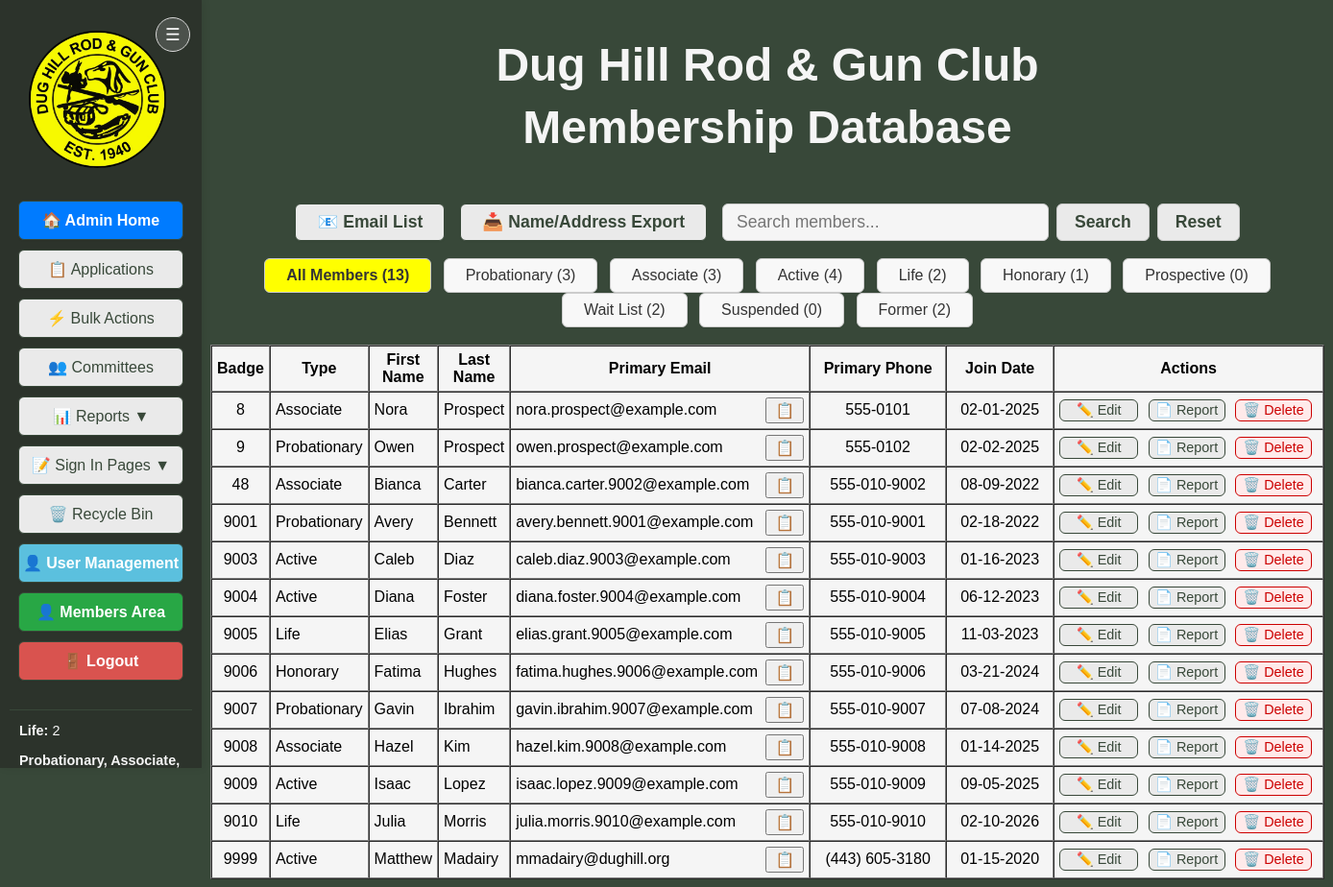
The page / (signed in) on the database its author committed.
### tables this page shows
CREATE TABLE members (
			id INTEGER PRIMARY KEY AUTOINCREMENT,
			badge_number TEXT,
			membership_type TEXT,
			first_name TEXT NOT NULL,
			middle_name TEXT,
			last_name TEXT NOT NULL,
			suffix TEXT,
			nickname TEXT,
			dob TEXT,
			email TEXT,
			email2 TEXT,
			phone TEXT,
			phone2 TEXT,
			address TEXT,
			city TEXT,
			state TEXT,
			zip TEXT,
			join_date TEXT,
			sponsor TEXT,
			card_internal TEXT,
			card_external TEXT,
			deleted INTEGER DEFAULT 0,
			deleted_on TEXT
		, member_notes TEXT, application_submitted TEXT, introduced_date TEXT, background_check_submitted TEXT, background_check_passed TEXT, qualifications TEXT, new_member_orientation_completed INTEGER DEFAULT 0, new_member_orientation_date TEXT);

### DH_DB_Webapp/app.py (the view)
@app.route('/', methods=['GET'])
@login_required
def index():
	if current_user.is_admin_or_bdfl():
		search = request.args.get('search', '').strip()
		member_type = request.args.get('member_type', 'All Members')
		all_members = database.get_all_members()
		if member_type and member_type != 'All Members':
			members = [m for m in all_members if m['membership_type'] == member_type]
		else:
			members = [m for m in all_members if m['membership_type'] in ['Probationary', 'Associate', 'Active', 'Life', 'Honorary']]
		if search:
			search_lower = search.lower()
			def member_matches(m):
				return any(search_lower in str(m[col]).lower() if m[col] is not None else False for col in m.keys())
			members = [m for m in members if member_matches(m)]
		member_types_list = ["All Members", "Probationary", "Associate", "Active", "Life", "Honorary", "Prospective", "Wait List", "Suspended", "Former"]
		member_counts = {}
		for mt in member_types_list:
			if mt == "All Members":
				member_counts[mt] = len([m for m in all_members if m['membership_type'] in ['Probationary', 'Associate', 'Active', 'Life', 'Honorary']])
			else:
				member_counts[mt] = len([m for m in all_members if m['membership_type'] == mt])
		member_stats = get_member_stats()
		applications = database.get_all_applications(status='pending')
		pending_applications = get_pending_application_count()
		return render_template('index.html', members=members, search=search, member_type=member_type, member_types=member_types_list, member_counts=member_counts, active_page='home', member_stats=member_stats, applications=applications, pending_applications=pending_applications)
	else:
		member = database.get_member_by_email(current_user.email)
		if member:
			return member_dashboard()
		else:
			return render_template('member_dashboard.html', member=None, active_page='dashboard')

### DH_DB_Webapp/templates/index.html (shortened to what this page needs)
<!DOCTYPE html>
<html>
<head>
</head>
<body style="background-color:#384839; font-family:Arial, Helvetica, sans-serif;">
    <div style="display:flex; flex-direction:row;">
        <div id="mainSidebar" class="side-menu">
            <button type="button" class="sidebar-toggle" aria-label="Toggle sidebar" onclick="toggleSidebar()">☰</button>
            <img src="{{ url_for('static', filename='Main_Logo-removebg-preview.png') }}" alt="Main Logo" style="height:143px; margin-top:-88px; margin-left:-8px; margin-bottom:34px;">
            <a href="{{ url_for('admin_dashboard') }}" style="width:170px; display:inline-block; padding:10px 0; margin-bottom:10px; border-radius:6px; border:1px solid #384839; background-color:#007bff; color:#ffffff; text-decoration:none; font-weight:bold; font-size:1em; font-family:Arial, Helvetica, sans-serif; box-shadow:0 1px 2px rgba(0,0,0,0.04); text-align:center;">🏠 Admin Home</a>
            {% if current_user.is_admin_or_bdfl() %}
            <a href="{{ url_for('admin_applications') }}" class="{{ 'active-menu' if active_page == 'admin_applications' else '' }}" style="width:170px; display:inline-block; padding:10px 0; margin-bottom:10px; border-radius:6px; border:1px solid #384839; background-color:#eaeaea; color:#384839; text-decoration:none; font-weight:{{ 'bold' if active_page == 'admin_applications' else 'normal' }}; font-size:1em; font-family:Arial, Helvetica, sans-serif; box-shadow:0 1px 2px rgba(0,0,0,0.04); text-align:center; position:relative;">📋 Applications</a>
            {% endif %}
            <a href="{{ url_for('bulk_actions') }}" class="{{ 'active-menu' if active_page == 'bulk_actions' else '' }}" style="width:170px; display:inline-block; padding:10px 0; margin-bottom:10px; border-radius:6px; border:1px solid #384839; background-color:#eaeaea; color:#384839; text-decoration:none; font-weight:{{ 'bold' if active_page == 'bulk_actions' else 'normal' }}; font-size:1em; font-family:Arial, Helvetica, sans-serif; box-shadow:0 1px 2px rgba(0,0,0,0.04); text-align:center;">⚡ Bulk Actions</a>
            <a href="{{ url_for('committees') }}" class="{{ 'active-menu' if active_page == 'committees' else '' }}" style="width:170px; display:inline-block; padding:10px 0; margin-bottom:10px; border-radius:6px; border:1px solid #384839; background-color:#eaeaea; color:#384839; text-decoration:none; font-weight:{{ 'bold' if active_page == 'committees' else 'normal' }}; font-size:1em; font-family:Arial, Helvetica, sans-serif; box-shadow:0 1px 2px rgba(0,0,0,0.04); text-align:center;">👥 Committees</a>
            <div class="menu-toggle" onclick="toggleSubmenu()" style="width:170px; display:inline-block; padding:10px 0; margin-bottom:10px; border-radius:6px; border:1px solid #384839; background-color:#eaeaea; color:#384839; text-decoration:none; font-weight:normal; font-size:1em; font-family:Arial, Helvetica, sans-serif; box-shadow:0 1px 2px rgba(0,0,0,0.04); text-align:center;">
                📊 Reports <span id="submenu-arrow">▼</span>
            </div>
            <div class="menu-toggle" onclick="toggleSignInSubmenu()" style="width:170px; display:inline-block; padding:10px 0; margin-bottom:10px; border-radius:6px; border:1px solid #384839; background-color:#eaeaea; color:#384839; text-decoration:none; font-weight:normal; font-size:1em; font-family:Arial, Helvetica, sans-serif; box-shadow:0 1px 2px rgba(0,0,0,0.04); text-align:center; cursor:pointer;">
                📝 Sign In Pages <span id="signin-submenu-arrow">▼</span>
            </div>
            <a href="{{ url_for('recycle_bin') }}" class="{{ 'active-menu' if active_page == 'recycle_bin' else '' }}" style="width:170px; display:inline-block; padding:10px 0; margin-bottom:10px; border-radius:6px; border:1px solid #384839; background-color:#eaeaea; color:#384839; text-decoration:none; font-weight:{{ 'bold' if active_page == 'recycle_bin' else 'normal' }}; font-size:1em; font-family:Arial, Helvetica, sans-serif; box-shadow:0 1px 2px rgba(0,0,0,0.04); text-align:center;">🗑️ Recycle Bin</a>
            {% if current_user.is_admin_or_bdfl() %}
            <a href="{{ url_for('admin_users') }}" class="{{ 'active-menu' if active_page == 'admin_users' else '' }}" style="width:170px; display:inline-block; padding:10px 0; margin-bottom:10px; border-radius:6px; border:1px solid #384839; background-color:{{ '#5bc0de' if active_page != 'admin_users' else 'rgb(255,255,0)' }}; color:{{ '#ffffff' if active_page != 'admin_users' else '#000000' }}; text-decoration:none; font-weight:bold; font-size:1em; font-family:Arial, Helvetica, sans-serif; box-shadow:0 1px 2px rgba(0,0,0,0.04); text-align:center; position:relative;">
                <span style="display: flex; align-items: center; width: 100%; justify-content: center; text-align: center;">
                    <span style="display:inline-block; vertical-align:middle;">👤 User Management</span>
                </span>
            </a>
            {% endif %}
            <a href="{{ url_for('member_dashboard') }}" style="width:170px; display:inline-block; padding:10px 0; margin-bottom:10px; border-radius:6px; border:1px solid #384839; background-color:#28a745; color:#ffffff; text-decoration:none; font-weight:bold; font-size:1em; font-family:Arial, Helvetica, sans-serif; box-shadow:0 1px 2px rgba(0,0,0,0.04); text-align:center;">👤 Members Area</a>
            <a href="{{ url_for('logout') }}" style="width:170px; display:inline-block; padding:10px 0; margin-bottom:10px; border-radius:6px; border:1px solid #384839; background-color:#d9534f; color:#ffffff; text-decoration:none; font-weight:bold; font-size:1em; font-family:Arial, Helvetica, sans-serif; box-shadow:0 1px 2px rgba(0,0,0,0.04); text-align:center;">🚪 Logout</a>
            <div class="sidebar-stat-box" style="width:170px; margin-top:20px; padding:10px; border-top:1px solid #384839;">
                <div style="color:#f5f5f5; font-size:0.9em; line-height:1.6; text-align:left;">
                    <div style="margin-bottom:8px;"><strong>Life:</strong> {{ member_stats.life_members }}</div>
                    <div style="margin-bottom:8px;"><strong>Probationary, Associate, & Active:</strong> {{ member_stats.voting_members }}</div>
                </div>
            </div>
        </div>
        <div class="content-shell" style="flex:1; margin-left:210px; display:flex; flex-direction:column; align-items:center;">
            {% block content %}
            <div style="display:flex; flex-direction:row; justify-content:center; margin-bottom:20px; width:100%;">
                <div style="text-align:center; width:100%;">
                    <h1 style="margin-bottom:0.2em; color:#f5f5f5; font-size:3em;">Dug Hill Rod & Gun Club</h1>
                    <h1 style="margin-top:0.2em; color:#f5f5f5; font-size:3em;">Membership Database</h1>
                </div>
            </div>
            <div style="width:100%; display:flex; justify-content:center; align-items:center; margin-bottom:18px;">
                <a href="{{ url_for('email_list', member_type=member_type) }}" style="display:inline-block; padding:8px 22px; border-radius:6px; border:1px solid #384839; background-color:#eaeaea; color:#384839; text-decoration:none; font-weight:bold; font-size:1.1em; box-shadow:0 1px 2px rgba(0,0,0,0.04); margin-right:16px;">📧 Email List</a>
                <a href="{{ url_for('members_name_address_export_csv') }}" style="display:inline-block; padding:8px 22px; border-radius:6px; border:1px solid #384839; background-color:#eaeaea; color:#384839; text-decoration:none; font-weight:bold; font-size:1.1em; box-shadow:0 1px 2px rgba(0,0,0,0.04); margin-right:16px;">📥 Name/Address Export</a>
                <div style="display:inline-flex; align-items:center;">
                    <input id="dynamicSearch" type="text" placeholder="Search members..." style="width:340px; padding:8px 14px; border-radius:6px; border:1px solid #ccc; font-size:1.1em; margin-right:8px; background-color:#f5f5f5;">
                    <button type="button" id="searchBtn" style="padding:8px 18px; border-radius:6px; border:1px solid #ccc; background-color:#eaeaea; color:#384839; font-size:1.1em; font-weight:bold; cursor:pointer; margin-right:8px;">Search</button>
                    <button type="button" id="resetBtn" style="padding:8px 18px; border-radius:6px; border:1px solid #ccc; background-color:#eaeaea; color:#384839; font-size:1.1em; font-weight:bold; cursor:pointer;">Reset</button>
                </div>
            </div>
            <div style="margin-bottom:18px; text-align:center;">
                {% for mt in member_types %}
                    <a href="{{ url_for('index', member_type=mt, search=search) }}"
                       style="display:inline-block; padding:8px 22px; margin:0 4px; border-radius:6px; border:1px solid #ccc; background-color:{{ 'rgb(255,255,0)' if mt == member_type else '#f8f8f8' }}; color:#333; text-decoration:none; font-weight:{{ 'bold' if mt == member_type else 'normal' }}; box-shadow:0 1px 2px rgba(0,0,0,0.04);">
                        {{ mt }} ({{ member_counts[mt] }})
                    </a>
                {% endfor %}
            </div>
            <table border="1" cellpadding="5" cellspacing="0" style="margin:auto; width:100%; max-width:1100px; background-color:#f5f5f5;">
                <tr>
                    <th onclick="sortTable(0)" id="th0">Badge</th>
                    <th onclick="sortTable(1)" id="th1">Type</th>
                    <th onclick="sortTable(2)" id="th2">First Name</th>
                    <th onclick="sortTable(3)" id="th3">Last Name</th>
                    <th onclick="sortTable(4)" id="th4">Primary Email</th>
                    <th onclick="sortTable(5)" id="th5">Primary Phone</th>
                    <th onclick="sortTable(6)" id="th6">Join Date</th>
                    <th>Actions</th>
                </tr>
                {% for member in members %}
            <tr class="member-row" ondblclick="window.location='{{ url_for('member_details', member_id=member['id']) }}'" style="cursor:pointer;">
                        <td style="text-align:center;">{{ member['badge_number'] }}</td>
                        <td>{{ member['membership_type'] }}</td>
                        <td>{{ member['first_name'] }}</td>
                        <td>{{ member['last_name'] }}</td>
                        <td>
                            <div style="display:flex; justify-content:space-between; align-items:center; width:100%;">
                                <span id="email-{{ member['id'] }}">{{ member['email'] }}</span>
                                {% if member['email'] %}
                                <button type="button" onclick="copyEmailText('email-{{ member['id'] }}')" title="Copy Email" style="padding:2px 8px; font-size:1em; cursor:pointer; margin-left:8px;">📋</button>
                                {% endif %}
                            </div>
                        </td>
                        <td style="min-width:130px; text-align:center;">{{ member['phone'] }}</td>
                        <td style="min-width:100px; text-align:center; white-space:nowrap;">{{ member['join_date']|format_mmddyyyy if member['join_date'] else '' }}</td>
                        <td style="white-space:nowrap;">
                            <a href="{{ url_for('member_details', member_id=member['id']) }}" class="action-btn" style="display:inline-block; width:80px; padding:2px 0; margin-right:6px; border-radius:6px; border:1px solid #384839; background:#eaeaea; color:#384839; cursor:pointer; text-align:center; text-decoration:none; font-size:0.9em;">✏️ Edit</a>
                            <form action="{{ url_for('member_report', member_id=member['id']) }}" method="get" style="display:inline; margin-bottom:4px;">
                                <button type="submit" class="action-btn" style="width:80px; padding:2px 0; margin-right:6px; border-radius:6px; border:1px solid #384839; background:#eaeaea; color:#384839; cursor:pointer; text-align:center; font-size:0.9em;">📄 Report</button>
                            </form>
                            <form action="{{ url_for('delete_member', member_id=member['id']) }}" method="post" style="display:inline;">
                                <button type="submit" class="action-btn" onclick="return confirm('Are you sure you want to move this member to the recycle bin?')" style="width:80px; padding:2px 0; margin-right:6px; border-radius:6px; border:1px solid #c00; background:#ffeaea; color:#c00; cursor:pointer; text-align:center; font-size:0.9em;">🗑️ Delete</button>
                            </form>
                        </td>
                    </tr>
                    {% endfor %}
            </table>
            {% endblock %}
        </div>
    </div>
</body>
</html>

### rows shown on the page
members: membership_type "Active", id "4", badge_number "9004", first_name "Diana", last_name "Foster", email "diana.foster.9004@example.com", phone "555-010-9004", join_date "06-12-2023"
members: badge_number "8", membership_type "Associate", first_name "Nora", last_name "Prospect", email "nora.prospect@example.com", phone "555-0101", join_date "02-01-2025"
members: badge_number "9", membership_type "Probationary", first_name "Owen", last_name "Prospect", email "owen.prospect@example.com", phone "555-0102", join_date "02-02-2025"
members: badge_number "48", membership_type "Associate", first_name "Bianca", last_name "Carter", email "bianca.carter.9002@example.com", phone "555-010-9002", join_date "08-09-2022"
members: badge_number "9001", membership_type "Probationary", first_name "Avery", last_name "Bennett", email "avery.bennett.9001@example.com", phone "555-010-9001", join_date "02-18-2022"
members: badge_number "9003", membership_type "Active", first_name "Caleb", last_name "Diaz", email "caleb.diaz.9003@example.com", phone "555-010-9003", join_date "01-16-2023"
members: badge_number "9005", membership_type "Life", first_name "Elias", last_name "Grant", email "elias.grant.9005@example.com", phone "555-010-9005", join_date "11-03-2023"
members: badge_number "9006", membership_type "Honorary", first_name "Fatima", last_name "Hughes", email "fatima.hughes.9006@example.com", phone "555-010-9006", join_date "03-21-2024"
members: badge_number "9007", membership_type "Probationary", first_name "Gavin", last_name "Ibrahim", email "gavin.ibrahim.9007@example.com", phone "555-010-9007", join_date "07-08-2024"
members: badge_number "9008", membership_type "Associate", first_name "Hazel", last_name "Kim", email "hazel.kim.9008@example.com", phone "555-010-9008", join_date "01-14-2025"
members: badge_number "9009", membership_type "Active", first_name "Isaac", last_name "Lopez", email "isaac.lopez.9009@example.com", phone "555-010-9009", join_date "09-05-2025"
members: badge_number "9010", membership_type "Life", first_name "Julia", last_name "Morris", email "julia.morris.9010@example.com", phone "555-010-9010", join_date "02-10-2026"
members: badge_number "9999", membership_type "Active", first_name "Matthew", last_name "Madairy", email "mmadairy@dughill.org", phone "(443) 605-3180", join_date "01-15-2020"

### other values the page prints
{{ member_stats.life_members }} "2"
{{ mt }} "All Members" "Probationary" "Associate" "Life" "Honorary" "Prospective" "Wait List" "Suspended" "Former"
{{ member_counts[mt] }} "13" "3" "3" "2" "1" "0" "2" "0" "2"
